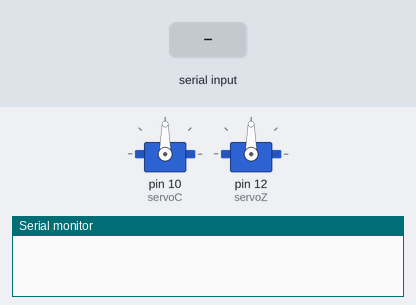
A sketch run on a simulated Arduino Uno, built with avr-gcc and run on an emulated ATmega328P. Parts: 2 × servo, the last lines printed to the serial monitor. The inputs (shaded band) are chosen by the test bench.

Above: at 1.2 s.
1.3 s: "90,45\n" received over Serial
At 1.8 s:
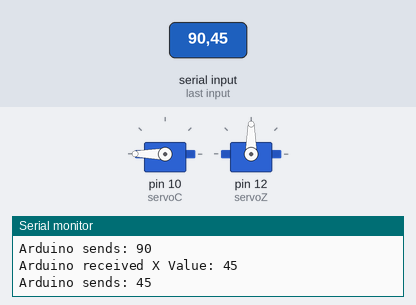
2.8 s: "30,150\n" received over Serial
At 3.6 s:
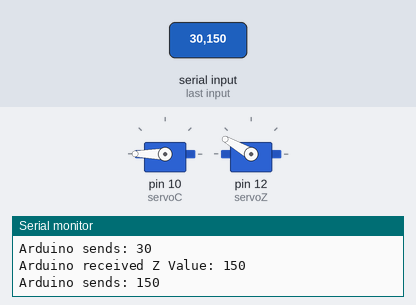
4.3 s: "5\n" received over Serial
At 5.2 s:
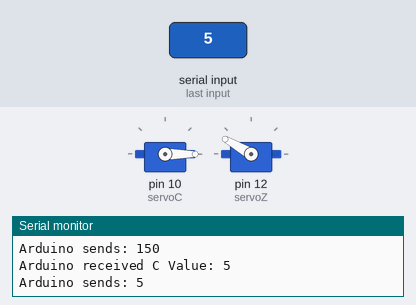
Timing chart, 0 to 7.3 s (numbered marks = the images above; inputs shaded):
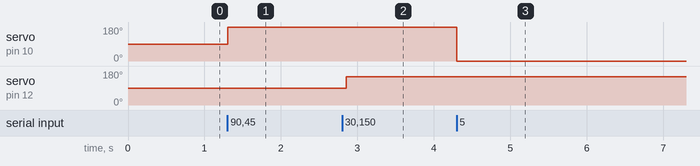

Measured:
- after the input at 1.3 s, servo on pin 10 (servoC): 90° → 180° at once
- after the input at 2.8 s, servo on pin 12 (servoZ): 90° → 150° after 0.06 s
- after the input at 4.3 s, servo on pin 10 (servoC): 180° → 0° at once

The sketch:

Serial_Communication_Test_Beta.ino
```cpp
#include <Servo.h>
//Servo set up
Servo servoC;
Servo servoZ;
int angle = 0;
int newAngle = 0;
const int MaxChars = 4;
char strValue[MaxChars + 1];
int index = 0;

boolean cAng = false;
boolean xAng = false;
boolean yAng = false;
boolean zAng = false;

int setPoint = 55;

void setup() {
  Serial.begin(9600);
  servoC.attach(10);
  servoZ.attach(12);
  angle = 90;
}

void loop()
{
  while (!Serial.available())
  {

  }
  // Serial read section
  while (Serial.available())
  {
    char c = Serial.read();
    if (index < MaxChars && isDigit(c)) {
      strValue[index++] = c;
    }
    else {
      strValue[index] = 0;
      angle = atoi(strValue);
      newAngle = angle;


      if (!(cAng || xAng || yAng || zAng)){
        cAng = true;
      }

      if (cAng == true) {
        Serial.print("Arduino received C Value: ");
        Serial.println(angle);
        newAngle = (angle / 10) * 20;
        servoC.write(newAngle);
        xAng = true;
        cAng = false;
      }
      else if (xAng == true) {
        Serial.print("Arduino received X Value: ");
        Serial.println(angle);
        //myservo.write(newAngle);
        yAng = true;
        xAng = false;
      }
      else if (yAng == true) {
        Serial.print("Arduino received Y Value: ");
        Serial.println(angle);
        //myservo.write(newAngle);
        zAng = true;
        yAng = false;
      }
      else if (zAng == true) {
        Serial.print("Arduino received Z Value: ");
        Serial.println(angle);
        servoZ.write(newAngle);
        zAng = false;
      }


      strValue;
      index = 0;

      Serial.print("Arduino sends: ");
      Serial.println(angle);
      Serial.print("\n");
      Serial.flush();
    }
  }


  /* if(newAngle > 0 && newAngle < 180){
         if(newAngle < angle){
           for(; angle > newAngle; angle -=1) {
             myservo.write(angle);
           }
         }
         else {
           for(; angle < newAngle; angle +=1){
             myservo.write(angle);
           }
         }
       }
  */


}
```
